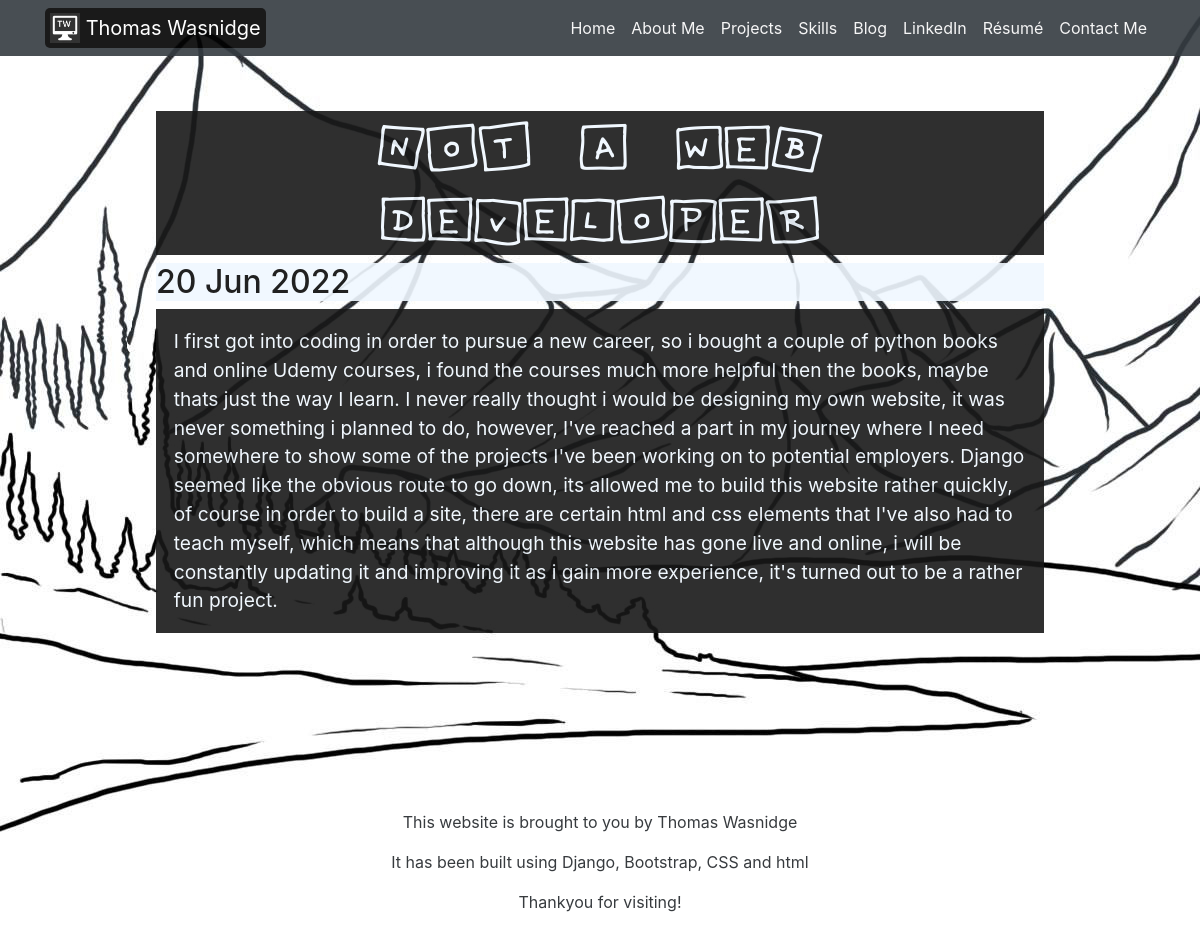
Page /blog/3/ on the committed database.
### blog/models.py (models this page shows, shortened)
class Blog(models.Model):
    title = models.CharField(max_length = 200)
    description = models.TextField()
    date = models.DateField()

### blog/views.py (the view)
# urls.py: path('<int:blog_id>/', views.detail, name='detail')
def detail(request, blog_id):
    blog = get_object_or_404(Blog, pk=blog_id)
    return render(request, 'blog/detail.html', {'blog':blog})

### blog/templates/blog/detail.html (shortened to what this page needs)
<!DOCTYPE html>
{% extends "portfolio/base.html" %}
{% block content %}
    <div class="container">
        <div id="blog-detail-content">
            <h1 id="blog-detail-title">{{ blog.title }}</h1>
            <h2 id="blog-detail-date">{{ blog.date|date:'d M Y'}}</h2>
            <p id="blog-detail-post">{{ blog.description|safe }}</p>
        </div>
    </div>
{% endblock %}

### portfolio/static/portfolio/css/custom.css (style rules this page uses)
body { background-image: url('../background_image.jpg'); background-repeat: no-repeat; background-attachment: scroll; opacity: 0.9; }
#blog-detail-content { padding: 10%; }
#blog-detail-title { text-align: center; background-color: #181818; color: aliceblue; font-size: 60px; font-family: 'CuteNotes-EL7r'; }
#blog-detail-date { background-color: aliceblue; color: #080808; }
#blog-detail-post { font-size: larger; background-color: #181818; color: aliceblue; padding: 2%; }

### rows in the picture
Blog: title "Not a web developer", date "20 Jun 2022", description "I first got into coding in order to pursue a new career, so i bought a couple of python books and online Udemy courses, i found the courses much more helpful then the books, maybe thats just the way I learn. I never really thought i would be designing my own website, it was never something i planned to do, however, I've reached a part in my journey where I need somewhere to show some of the projects I've been working on to potential employers. Django seemed like the obvious route to go down, its allowed me to build this website rather quickly, of course in order to build a site, there are certain html and css elements that I've also had to teach myself, which means that although this…"
